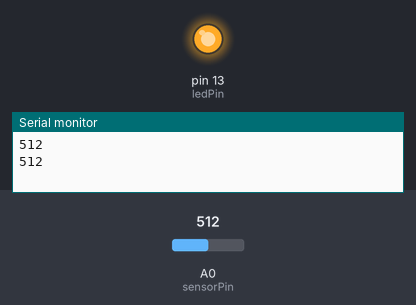
The sketch below on a simulated Arduino Uno, built with avr-gcc and run on an emulated ATmega328P. Shown: output pins drawn as LEDs (lit = HIGH), the last lines printed to the serial monitor. The inputs (shaded band) are chosen by the test bench; at power-on: A0 (sensorPin) = 512.

Above: at 1.8 s.
1.9 s: A0 (sensorPin) set to 482
At 2.4 s:
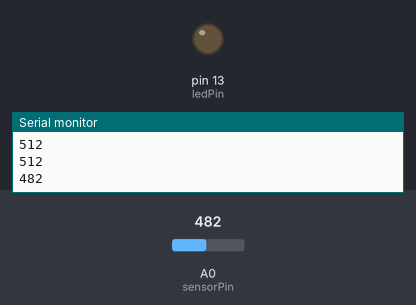
3.5 s: A0 (sensorPin) set to 510
At 5.1 s:
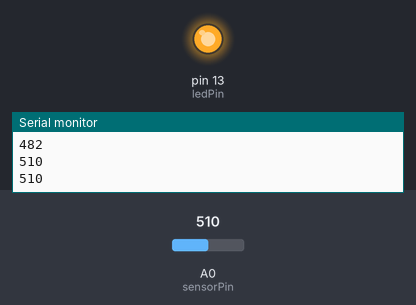
5.5 s: A0 (sensorPin) set to 490
At 6.6 s:
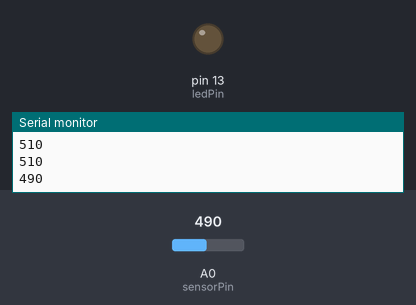
Timing chart, 0 to 8.5 s (numbered marks = the images above; inputs shaded):
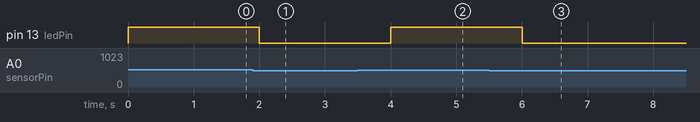

Measured:
- the behaviour switches between 501 and 500 on A0 (sensorPin) (found by bisection; images 0 and 1)
- after the input at 1.9 s, pin 13 (ledPin): HIGH → LOW after 0.10 s
- after the input at 3.5 s, pin 13 (ledPin): LOW → HIGH after 0.50 s
- after the input at 5.5 s, pin 13 (ledPin): HIGH → LOW after 0.50 s

The sketch:

Orange_check.ino
```cpp
const int sensorPin = A0;
const int ledPin = 13;

int thresholdValue;

void setup() {
  Serial.begin(9600);
  pinMode(sensorPin, INPUT);
  pinMode(ledPin, OUTPUT);
}

void loop() {
  thresholdValue = analogRead(sensorPin);

  Serial.println(thresholdValue);

  if (thresholdValue > 500) {
    digitalWrite(ledPin, HIGH);

  } else {
    digitalWrite(ledPin, LOW);

  }

  delay(1000);
}
```
